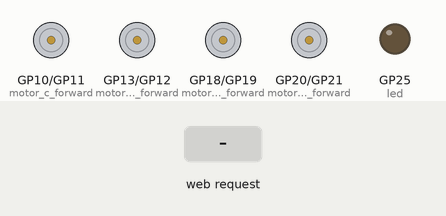
A program run on a simulated Raspberry Pi Pico running MicroPython. Parts: motor-driver pin pairs drawn as motors (green arrow = first pin HIGH = forward, orange = second pin HIGH = backward, longer = more drive), output pins drawn as LEDs (lit = HIGH). The inputs (shaded band) are chosen by the test bench. WiFi joins after 1.5 s; random numbers come from a fixed seed; what the program prints to the serial console is not drawn.

Above: at 3.2 s.
3.3 s: HTTP request GET /lighton? received
At 4.4 s:
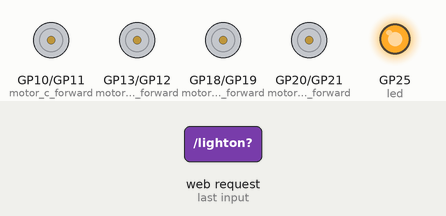
4.8 s: HTTP request GET /forward? received
At 5.5 s:
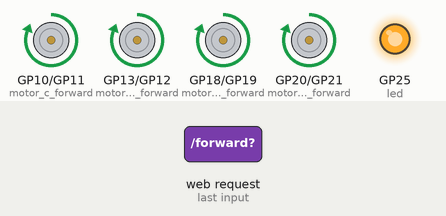
6.3 s: HTTP request GET /lightoff? received
At 6.6 s:
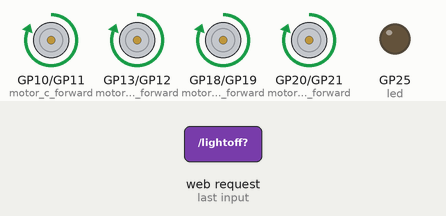
7.8 s: HTTP request GET /backward? received
At 9.0 s:
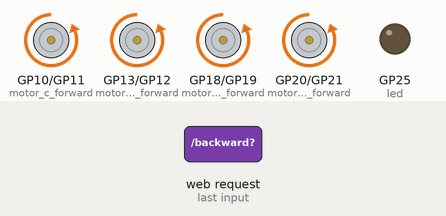
9.3 s: HTTP request GET /left? received
At 10.1 s:
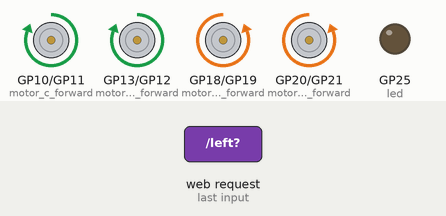
10.8 s: HTTP request GET /right? received
At 11.3 s:
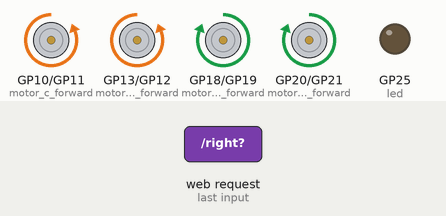
Timing chart, 0 to 13.3 s (numbered marks = the images above; inputs shaded):
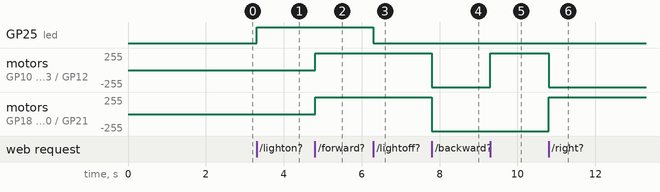

The program:

main.py
```python
#Fun-I-Mation6191 code

# Import necessary modules
import network
import socket
import time
import random
from machine import Pin

# Create an LED object on pin 'LED'
led = Pin('LED', Pin.OUT)
# Create left two motor driver objects
motor_a_forward = Pin(18, Pin.OUT)
motor_a_backward = Pin(19, Pin.OUT)
motor_b_forward = Pin(20, Pin.OUT)
motor_b_backward = Pin(21, Pin.OUT)

# Create right two motor driver objects
motor_c_forward = Pin(10, Pin.OUT)
motor_c_backward = Pin(11, Pin.OUT)
motor_d_backward = Pin(12, Pin.OUT)
motor_d_forward = Pin(13, Pin.OUT)

# Wi-Fi credentials
ssid = 'ENTER YOUR DEVICE NAME AS SHOWN IN HOTSPOT'
password = 'ENTER YOUR HOTSPOT PASSWORD'

def move_forward():
    motor_a_forward.value(1)
    motor_b_forward.value(1)
    motor_a_backward.value(0)
    motor_b_backward.value(0)

    motor_c_forward.value(1)
    motor_d_forward.value(1)
    motor_c_backward.value(0)
    motor_d_backward.value(0)

def move_backward():
    motor_a_forward.value(0)
    motor_b_forward.value(0)
    motor_a_backward.value(1)
    motor_b_backward.value(1)

    motor_c_forward.value(0)
    motor_d_forward.value(0)
    motor_c_backward.value(1)
    motor_d_backward.value(1)

def move_stop():
    motor_a_forward.value(0)
    motor_b_forward.value(0)
    motor_a_backward.value(0)
    motor_b_backward.value(0)

    motor_c_forward.value(0)
    motor_d_forward.value(0)
    motor_c_backward.value(0)
    motor_d_backward.value(0)

def move_left():
    motor_a_forward.value(0)
    motor_b_forward.value(0)
    motor_a_backward.value(1)
    motor_b_backward.value(1)

    motor_c_forward.value(1)
    motor_d_forward.value(1)
    motor_c_backward.value(0)
    motor_d_backward.value(0)

def move_right():
    motor_a_forward.value(1)
    motor_b_forward.value(1)
    motor_a_backward.value(0)
    motor_b_backward.value(0)

    motor_c_forward.value(0)
    motor_d_forward.value(0)
    motor_c_backward.value(1)
    motor_d_backward.value(1)

move_stop()

# HTML template for the webpage
def webpage(random_value, state):
    html = f"""
        <!DOCTYPE html>
        <html>
        <head>
            <title>Raspberry Pi Pico W robot</title>
            <meta name="viewport" content="width=device-width, initial-scale=1">
        </head>
        <body>
            <h1>ROBOT WIFI CONTROL</h1>

            <table>
            <tr>
                <td>
                    <form action="./lighton">
                        <input type="submit" value="Light on" style="width:120px; height:120px;"/>
                    </form>
                </td>
                <td>
                    <form action="./lightoff">
                        <input type="submit" value="Light off" style="width:120px; height:120px;"/>
                    </form>
                </td>
            </tr>
            </table>
            <br />
            <table>
            <tr>
                <td>
                    <form action="./forward">
                        <input type="submit" value="Forward" style="width:120px; height:120px;"/>
                    </form>
                </td>
                <td>
                    <form action="./backward">
                        <input type="submit" value="Backward" style="width:120px; height:120px;"/>
                    </form>
                </td>
            </tr>
            <tr>
                <td colspan=2>
                <center>
                    <form action="./stop">
                        <input type="submit" value="Stop" style="width:120px; height:120px;"/>
                    </form>
                </center>
                </td>
            </tr>
            <tr>
                <td>
                    <form action="./left">
                        <input type="submit" value="Left" style="width:120px; height:120px;"/>
                    </form>
                </td>
                <td>
                    <form action="./right">
                        <input type="submit" value="Right" style="width:120px; height:120px;"/>
                    </form>
                </td>
            </tr>
            </table>
            <br />

            <p>Status: {state}</p>
            <h2>Fetch a Random Number</h2>
            <h3>Webserver Test<h3>
            <form action="./value">
                <input type="submit" value="Fetch value" style="width:120px; height:120px;"/>
            </form>
            <p>Fetched value: {random_value}</p>
        </body>
        </html>
        """
    return str(html)

# Connect to WLAN
wlan = network.WLAN(network.STA_IF)
wlan.active(True)
wlan.connect(ssid, password)

# Wait for Wi-Fi connection
connection_timeout = 10
while connection_timeout > 0:
    if wlan.status() >= 3:
        break
    connection_timeout -= 1
    print('Waiting for Robo Wi-Fi connection...')
    time.sleep(1)

# Check if connection is successful/unsuccessful
if wlan.status() != 3:
    raise RuntimeError('Failed to establish a network connection with Robo WiFi')
else:
    print('Connection to Robo network successful!')
    network_info = wlan.ifconfig()
    print('IP address:', network_info[0])

# Set up socket and start listening
addr = socket.getaddrinfo('0.0.0.0', 80)[0][-1]
s = socket.socket()
s.setsockopt(socket.SOL_SOCKET, socket.SO_REUSEADDR, 1)
s.bind(addr)
s.listen()

print('Listening on', addr)

# Initialize variables
state = "OFF"
random_value = 0

# Main loop to listen for connections
while True:
    try:
        conn, addr = s.accept()
        print('Got a connection from', addr)

        # Receive and parse the request
        request = conn.recv(1024)
        request = str(request)
        print('Request content = %s' % request)

        try:
            request = request.split()[1]
            print('Request:', request)
        except IndexError:
            pass

        # Process the request and update variables
        if request == '/lighton?':
            print("LED on")
            led.value(1)
            state = "ON"
        elif request == '/lightoff?':
            led.value(0)
            state = 'OFF'
        elif request == '/forward?':
            move_forward()
            state = 'Forward'
        elif request == '/backward?':
            move_backward()
            state = 'Backward'
        elif request == '/stop?':
            move_stop()
            state = 'Stop'
        elif request == '/left?':
            move_left()
            state = 'Left'
        elif request == '/right?':
            move_right()
            state = 'Right'
        elif request == '/value?':
            random_value = random.randint(10, 20)

        # Generate HTML response
        response = webpage(random_value, state)

        # Send the HTTP response and close the connection
        conn.send('HTTP/1.0 200 OK\r\nContent-type: text/html\r\n\r\n')
        conn.send(response)
        conn.close()

    except OSError as e:
        conn.close()
        print('Connection closed')
```

Measured:
- after the input at 3.3 s, GP25 (led): LOW → HIGH at once
- after the input at 4.8 s, motor on GP10 (motor_c_forward) / GP11 (motor_c_backward), motor on GP13 (motor_d_forward) / GP12 (motor_d_backward), motor on GP18 (motor_a_forward) / GP19 (motor_a_backward), motor on GP20 (motor_b_forward) / GP21 (motor_b_backward): stopped → forward 255/255 at once
- after the input at 6.3 s, GP25 (led): HIGH → LOW at once
- after the input at 7.8 s, motor on GP10 (motor_c_forward) / GP11 (motor_c_backward), motor on GP13 (motor_d_forward) / GP12 (motor_d_backward), motor on GP18 (motor_a_forward) / GP19 (motor_a_backward), motor on GP20 (motor_b_forward) / GP21 (motor_b_backward): forward 255/255 → backward 255/255 at once
- after the input at 9.3 s, motor on GP10 (motor_c_forward) / GP11 (motor_c_backward), motor on GP13 (motor_d_forward) / GP12 (motor_d_backward): backward 255/255 → forward 255/255 at once
- after the input at 10.8 s, motor on GP10 (motor_c_forward) / GP11 (motor_c_backward), motor on GP13 (motor_d_forward) / GP12 (motor_d_backward): forward 255/255 → backward 255/255 at once; motor on GP18 (motor_a_forward) / GP19 (motor_a_backward), motor on GP20 (motor_b_forward) / GP21 (motor_b_backward): backward 255/255 → forward 255/255 at once
